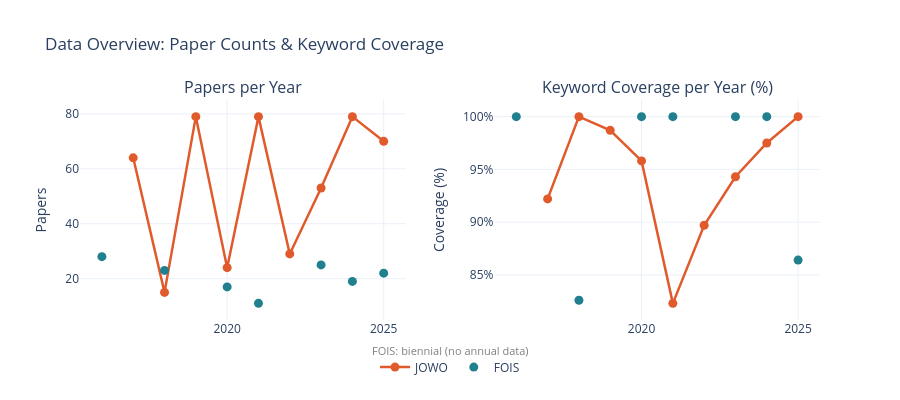

The notebook cell this image was saved under:
### Markdown cell above
## Data Quality Overview

### Code cell
# Keyword coverage per year and venue
coverage = (
    df_paper
    .groupby(["venue", "year"])
    .agg(
        total=("title", "count"),
        with_kw=("keywords_pdf", lambda x: x.notna().sum())
    )
    .reset_index()
)
coverage["coverage_pct"] = (coverage["with_kw"] / coverage["total"] * 100).round(1)

fig = make_subplots(
    rows=1, cols=2,
    subplot_titles=["Papers per Year", "Keyword Coverage per Year (%)"],
    horizontal_spacing=0.12
)

for venue, color, dash in [("JOWO", JOWO_COLOR, "solid"), ("FOIS", FOIS_COLOR, "dot")]:
    sub = coverage[coverage.venue == venue].sort_values("year")
    mode = "lines+markers" if venue == "JOWO" else "markers"
    fig.add_trace(go.Scatter(
        x=sub.year, y=sub.total,
        name=venue, mode=mode,
        line=dict(color=color, width=2.5, dash=dash),
        marker=dict(size=9, color=color),
        legendgroup=venue,
    ), row=1, col=1)
    fig.add_trace(go.Scatter(
        x=sub.year, y=sub.coverage_pct,
        name=venue, mode=mode, showlegend=False,
        line=dict(color=color, width=2.5, dash=dash),
        marker=dict(size=9, color=color),
        legendgroup=venue,
        hovertemplate="%{y:.1f}%<extra></extra>"
    ), row=1, col=2)

fig.add_annotation(
    text="FOIS: biennial (no annual data)",
    xref="paper", yref="paper", x=0.5, y=-0.18,
    showarrow=False, font=dict(size=11, color="gray")
)
fig.update_layout(
    title="Data Overview: Paper Counts & Keyword Coverage",
    legend=dict(orientation="h", yanchor="bottom", y=-0.28, xanchor="center", x=0.5),
    height=400, template="plotly_white"
)
fig.update_yaxes(title_text="Papers", row=1, col=1)
fig.update_yaxes(title_text="Coverage (%)", ticksuffix="%", row=1, col=2)
fig.show()

### Figure 1 — Plotly figure (JSON) as saved in the notebook; plotly's stock layout.template omitted (floating-point values rounded to 4 significant figures)
{"data": [{"legendgroup": "JOWO", "line": {"color": "#E05A2B", "dash": "solid", "width": 2.5}, "marker": {"color": "#E05A2B", "size": 9}, "mode": "lines+markers", "name": "JOWO", "type": "scatter", "x": [2017, 2018, 2019, 2020, 2021, 2022, 2023, 2024, 2025], "xaxis": "x", "y": [64, 15, 79, 24, 79, 29, 53, 79, 70], "yaxis": "y"}, {"hovertemplate": "%{y:.1f}%<extra></extra>", "legendgroup": "JOWO", "line": {"color": "#E05A2B", "dash": "solid", "width": 2.5}, "marker": {"color": "#E05A2B", "size": 9}, "mode": "lines+markers", "name": "JOWO", "showlegend": false, "type": "scatter", "x": [2017, 2018, 2019, 2020, 2021, 2022, 2023, 2024, 2025], "xaxis": "x2", "y": [92.2, 100.0, 98.7, 95.8, 82.3, 89.7, 94.3, 97.5, 100.0], "yaxis": "y2"}, {"legendgroup": "FOIS", "line": {"color": "#20808D", "dash": "dot", "width": 2.5}, "marker": {"color": "#20808D", "size": 9}, "mode": "markers", "name": "FOIS", "type": "scatter", "x": [2016, 2018, 2020, 2021, 2023, 2024, 2025], "xaxis": "x", "y": [28, 23, 17, 11, 25, 19, 22], "yaxis": "y"}, {"hovertemplate": "%{y:.1f}%<extra></extra>", "legendgroup": "FOIS", "line": {"color": "#20808D", "dash": "dot", "width": 2.5}, "marker": {"color": "#20808D", "size": 9}, "mode": "markers", "name": "FOIS", "showlegend": false, "type": "scatter", "x": [2016, 2018, 2020, 2021, 2023, 2024, 2025], "xaxis": "x2", "y": [100.0, 82.6, 100.0, 100.0, 100.0, 100.0, 86.4], "yaxis": "y2"}], "layout": {"annotations": [{"font": {"size": 16}, "showarrow": false, "text": "Papers per Year", "x": 0.22, "xanchor": "center", "xref": "paper", "y": 1.0, "yanchor": "bottom", "yref": "paper"}, {"font": {"size": 16}, "showarrow": false, "text": "Keyword Coverage per Year (%)", "x": 0.78, "xanchor": "center", "xref": "paper", "y": 1.0, "yanchor": "bottom", "yref": "paper"}, {"font": {"color": "gray", "size": 11}, "showarrow": false, "text": "FOIS: biennial (no annual data)", "x": 0.5, "xref": "paper", "y": -0.18, "yref": "paper"}], "height": 400, "legend": {"orientation": "h", "x": 0.5, "xanchor": "center", "y": -0.28, "yanchor": "bottom"}, "title": {"text": "Data Overview: Paper Counts & Keyword Coverage"}, "xaxis": {"anchor": "y", "domain": [0.0, 0.44]}, "xaxis2": {"anchor": "y2", "domain": [0.56, 1.0]}, "yaxis": {"anchor": "x", "domain": [0.0, 1.0], "title": {"text": "Papers"}}, "yaxis2": {"anchor": "x2", "domain": [0.0, 1.0], "ticksuffix": "%", "title": {"text": "Coverage (%)"}}}}
